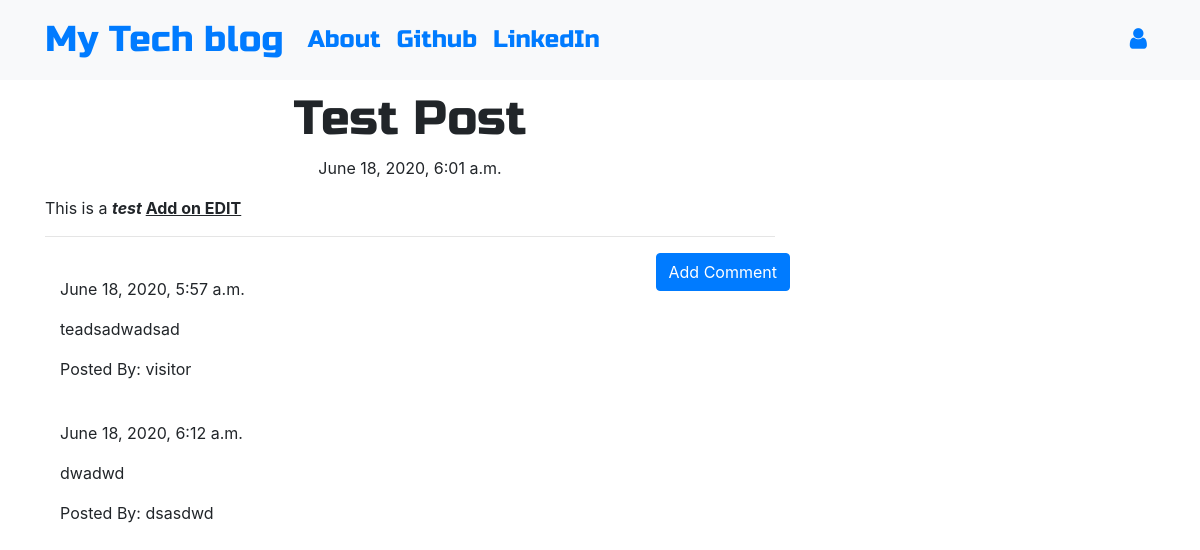
Screenshot of /post/2 with the database file from the repository.
### blog/models.py (models this page shows, shortened)
class Post(models.Model):
    author = models.ForeignKey("auth.User", on_delete=models.CASCADE)
    title = models.CharField(max_length=200)
    text = models.TextField()
    created_date = models.DateTimeField(default=timezone.now)
    published_date = models.DateTimeField(blank=True, null=True)

class Comment(models.Model):
    post = models.ForeignKey(
        "blog.Post", related_name="comments", on_delete=models.CASCADE
    )
    author = models.CharField(max_length=200)
    text = models.TextField()
    created_date = models.DateTimeField(default=timezone.now)
    approved_comment = models.BooleanField(default=False)

### blog/views.py (the view)
# urls.py: path("post/<int:pk>", views.PostDetailView.as_view(), name="post_detail"),
class PostDetailView(DetailView):
    model = Post

### blog/templates/blog/post_detail.html (shortened to what this page needs)
{% extends "blog/base.html" %}
{% block content %}
<h1 class="posttitle loader"> {{post.title}} </h1>
{% if post.published_date %}
<div class="date postdate">
    {{ post.published_date }}
</div>
{% else %}
<a class="btn btn-default" href=" {% url 'post_publish' pk=post.pk %} ">Publish</a>
{% endif %}
<p class="postcontent"> {{ post.text|safe|linebreaksbr }} </p>
<hr>
<a class="btn btn-primary btn-comment" href=" {% url 'add_comment_to_post' pk=post.pk %} ">Add Comment</a>
<div class="container">
    {% for comment in post.comments.all %}
    <br>
    {% if user.is_authenticated or comment.approved_comment %}
    {{ comment.created_date }}
    <p> {{comment.text|safe|linebreaks}} </p>
    <p>Posted By: {{ comment.author }} </p>
    {% endif %}
    {% empty %}
    <p>No Comments</p>
    {% endfor %}
</div>
{% endblock %}

### blog/static/css/blog.css (style rules this page uses)
.postdate { text-align: center; }
.posttitle { font-family: 'Russo One', sans-serif; font-size: 3em; text-align: center; }
.postcontent { font-family: 'Montserrat'; font-size: 1.5em; }
.btn-comment { position: absolute; right: 0px; }
.loader { filter: hue-rotate(0deg); color: linear-gradient(45deg, #0f8, #08f); animation: hue 10000ms infinite linear; }

### rows the page displays
Post: title "Test Post", published_date "June 18, 2020, 6:01 a.m.", text "This is a test Add on EDIT"
Comment: created_date "June 18, 2020, 5:57 a.m.", text "teadsadwadsad", author "visitor"
Comment: created_date "June 18, 2020, 6:12 a.m.", text "dwadwd", author "dsasdwd"
